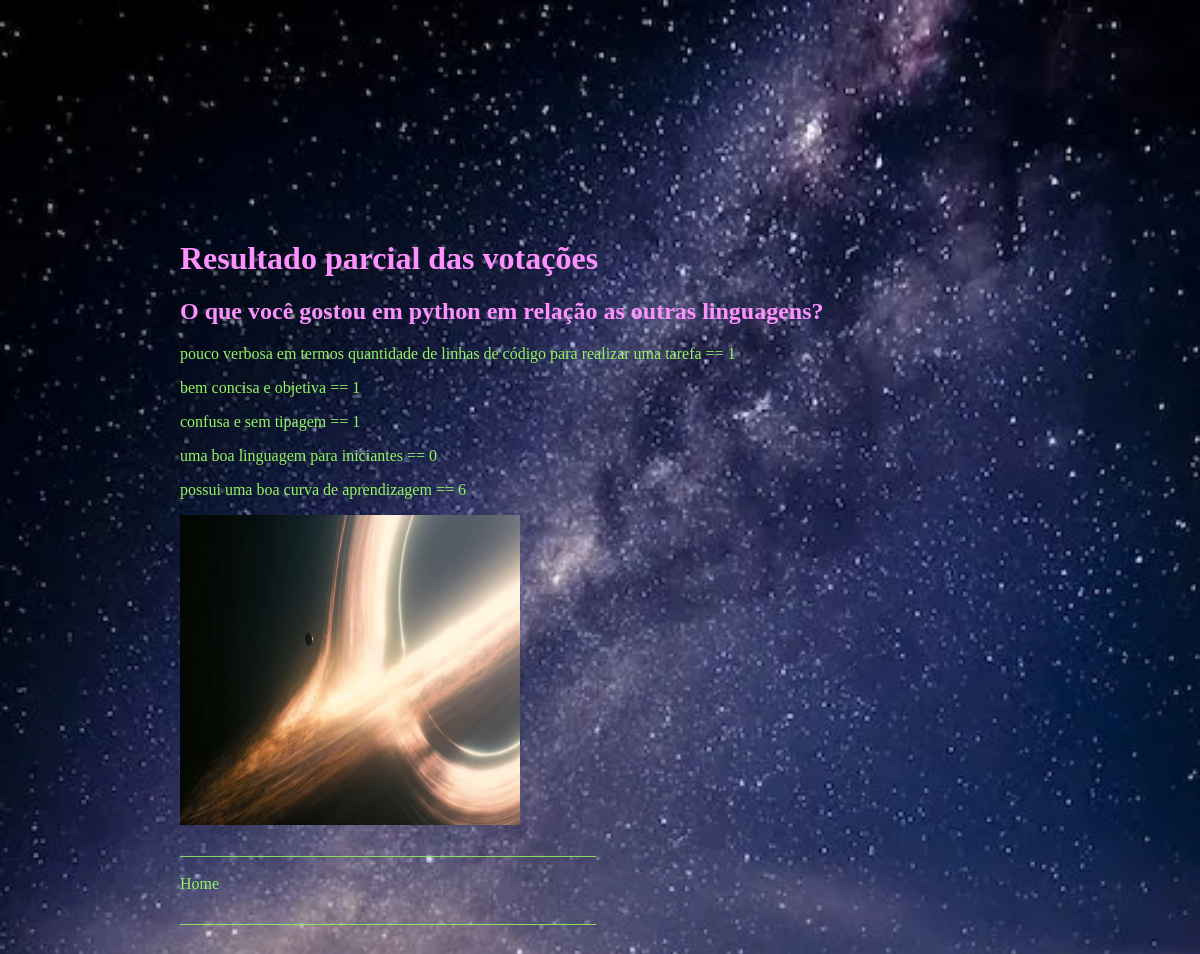
/myApp/results/6, run on the app's committed database.
### myApp/models.py (models this page shows, shortened)
class Pergunta(models.Model):
    texto = models.CharField(max_length = 150)
    data_pub = models.DateTimeField('Data de publicação')
    ativo = models.BooleanField(default = True)

class Alternativa(models.Model):
    texto=models.CharField(max_length=80)
    qtd_votos=models.IntegerField(default=0)
    pergunta = models.ForeignKey(Pergunta, on_delete=models.CASCADE)
    ativo = models.BooleanField(default = True)

### myApp/views.py (the view)
# urls.py: path('results/<int:pergunta_id>',views.results,name='results')
def results(request, pergunta_id):
    alt = get_object_or_404(Pergunta, pk = pergunta_id)
    return render(request, 'myApp/results.html',{'context':alt})

### myApp/templates/myApp/results.html
{% load static %}
<html>
    <head>
       <link rel="stylesheet" type="text/css" href="{% static 'myApp/resultado.css' %}"/>
    </head>
    <body>
        {%if context %}
         <h1>Resultado parcial das votações</h1>
         <h2>{{context.texto}}</h2>
         {% for alt in context.alternativa_set.all %}
            <p>{{alt.texto}} == {{alt.qtd_votos}}</p>
         {% endfor %}
        {%endif%}
        <img src="{% static 'myApp/img/galatic.png'%}" width="340px" height="310px"/>
        <br/>
         <div class="rodape">
           <p>____________________________________________________</p>
           <a href="{% url 'myApp:principal'%}">Home</a>
           <p>____________________________________________________</p>
        </div>
        <br/>
    </body>
</html>

### static/myApp/resultado.css (style rules this page uses)
body { width: 1000px; margin-top: 30vh; margin-left: 15vw; background-image: url("./img/foto-vertical-de-um-lindo-ceu-estrelado_181624-25916.png"); background-repeat: no-repeat; background-size: cover; }
h1 { color:#ff91ff; }
h2 { color:#ff91ff; }
a { color: #92f561; text-decoration: none; }
p { color: #92f561; }

### data on the page
Pergunta: texto "O que você gostou em python em relação as outras linguagens?"
Alternativa: texto "pouco verbosa em termos quantidade de linhas de código para realizar uma tarefa", qtd_votos "1"
Alternativa: texto "bem concisa e objetiva", qtd_votos "1"
Alternativa: texto "confusa e sem tipagem", qtd_votos "1"
Alternativa: texto "uma boa linguagem para iniciantes", qtd_votos "0"
Alternativa: texto "possui uma boa curva de aprendizagem", qtd_votos "6"
